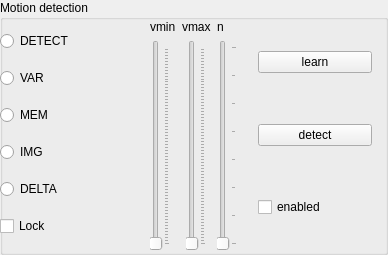
<?xml version="1.0" encoding="UTF-8"?>
<ui version="4.0">
 <class>MotionBox</class>
 <widget class="QGroupBox" name="MotionBox">
  <property name="geometry">
   <rect>
    <x>0</x>
    <y>0</y>
    <width>388</width>
    <height>255</height>
   </rect>
  </property>
  <property name="sizePolicy">
   <sizepolicy hsizetype="Minimum" vsizetype="Preferred">
    <horstretch>0</horstretch>
    <verstretch>0</verstretch>
   </sizepolicy>
  </property>
  <property name="minimumSize">
   <size>
    <width>388</width>
    <height>0</height>
   </size>
  </property>
  <property name="windowTitle">
   <string>GroupBox</string>
  </property>
  <property name="title">
   <string>Motion detection</string>
  </property>
  <widget class="QWidget" name="horizontalLayoutWidget_4">
   <property name="geometry">
    <rect>
     <x>0</x>
     <y>20</y>
     <width>387</width>
     <height>231</height>
    </rect>
   </property>
   <layout class="QHBoxLayout" name="horizontalLayout_4">
    <item>
     <layout class="QHBoxLayout" name="horizontalLayout_2">
      <item>
       <layout class="QVBoxLayout" name="verticalLayout">
        <item>
         <widget class="QRadioButton" name="radioButton">
          <property name="text">
           <string>DETECT</string>
          </property>
         </widget>
        </item>
        <item>
         <widget class="QRadioButton" name="radioButton_2">
          <property name="text">
           <string>VAR</string>
          </property>
         </widget>
        </item>
        <item>
         <widget class="QRadioButton" name="radioButton_3">
          <property name="text">
           <string>MEM</string>
          </property>
         </widget>
        </item>
        <item>
         <widget class="QRadioButton" name="radioButton_4">
          <property name="text">
           <string>IMG</string>
          </property>
         </widget>
        </item>
        <item>
         <widget class="QRadioButton" name="radioButton_5">
          <property name="text">
           <string>DELTA</string>
          </property>
         </widget>
        </item>
        <item>
         <widget class="QCheckBox" name="lock">
          <property name="text">
           <string>Lock</string>
          </property>
         </widget>
        </item>
       </layout>
      </item>
     </layout>
    </item>
    <item>
     <layout class="QGridLayout" name="gridLayout">
      <item row="0" column="1">
       <widget class="QLabel" name="label_2">
        <property name="text">
         <string>vmax</string>
        </property>
       </widget>
      </item>
      <item row="0" column="2">
       <widget class="QLabel" name="label_3">
        <property name="text">
         <string>n</string>
        </property>
       </widget>
      </item>
      <item row="1" column="1">
       <layout class="QHBoxLayout" name="horizontalLayout">
        <item>
         <widget class="QSlider" name="motion_p23">
          <property name="minimum">
           <number>0</number>
          </property>
          <property name="maximum">
           <number>65535</number>
          </property>
          <property name="singleStep">
           <number>1</number>
          </property>
          <property name="pageStep">
           <number>256</number>
          </property>
          <property name="orientation">
           <enum>Qt::Vertical</enum>
          </property>
          <property name="invertedAppearance">
           <bool>false</bool>
          </property>
          <property name="invertedControls">
           <bool>false</bool>
          </property>
          <property name="tickPosition">
           <enum>QSlider::TicksBelow</enum>
          </property>
          <property name="tickInterval">
           <number>1000</number>
          </property>
         </widget>
        </item>
       </layout>
      </item>
      <item row="1" column="2">
       <layout class="QHBoxLayout" name="horizontalLayout_3">
        <item>
         <widget class="QSlider" name="motion_p4">
          <property name="minimum">
           <number>0</number>
          </property>
          <property name="maximum">
           <number>7</number>
          </property>
          <property name="pageStep">
           <number>1</number>
          </property>
          <property name="orientation">
           <enum>Qt::Vertical</enum>
          </property>
          <property name="invertedAppearance">
           <bool>false</bool>
          </property>
          <property name="invertedControls">
           <bool>false</bool>
          </property>
          <property name="tickPosition">
           <enum>QSlider::TicksBelow</enum>
          </property>
          <property name="tickInterval">
           <number>1</number>
          </property>
         </widget>
        </item>
       </layout>
      </item>
      <item row="1" column="0">
       <widget class="QSlider" name="motion_p01">
        <property name="minimum">
         <number>0</number>
        </property>
        <property name="maximum">
         <number>65535</number>
        </property>
        <property name="pageStep">
         <number>256</number>
        </property>
        <property name="orientation">
         <enum>Qt::Vertical</enum>
        </property>
        <property name="invertedAppearance">
         <bool>false</bool>
        </property>
        <property name="invertedControls">
         <bool>false</bool>
        </property>
        <property name="tickPosition">
         <enum>QSlider::TicksBelow</enum>
        </property>
        <property name="tickInterval">
         <number>1000</number>
        </property>
       </widget>
      </item>
      <item row="0" column="0">
       <widget class="QLabel" name="label">
        <property name="text">
         <string>vmin</string>
        </property>
       </widget>
      </item>
     </layout>
    </item>
    <item>
     <layout class="QVBoxLayout" name="verticalLayout_2">
      <property name="spacing">
       <number>20</number>
      </property>
      <property name="leftMargin">
       <number>15</number>
      </property>
      <property name="rightMargin">
       <number>15</number>
      </property>
      <item>
       <widget class="QPushButton" name="learn">
        <property name="text">
         <string>learn</string>
        </property>
       </widget>
      </item>
      <item>
       <widget class="QPushButton" name="detect">
        <property name="text">
         <string>detect</string>
        </property>
       </widget>
      </item>
      <item>
       <widget class="QCheckBox" name="enable">
        <property name="text">
         <string>enabled</string>
        </property>
       </widget>
      </item>
     </layout>
    </item>
   </layout>
  </widget>
 </widget>
 <resources/>
 <connections/>
</ui>
